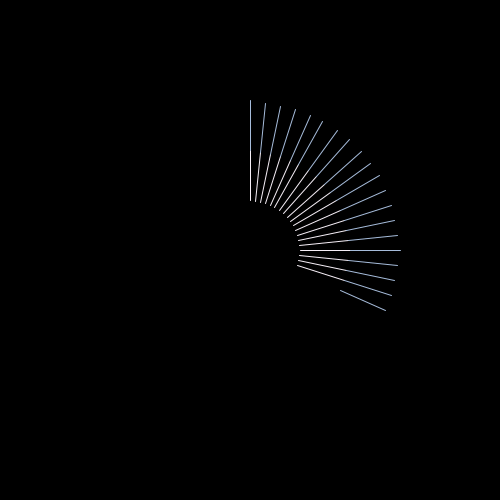
Frame 1 (no input)
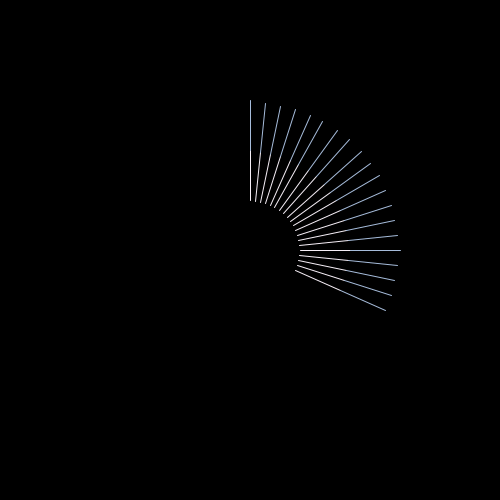
Frame 60 (the mouse pressed at the canvas centre just before this capture)
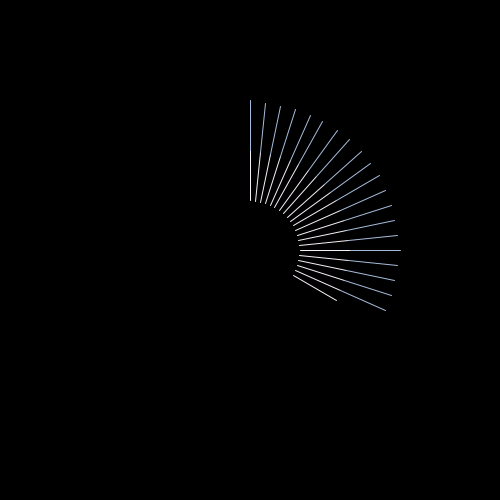
Frame 120 (the mouse held since frame 60 and released just before this capture)

The Processing sketch that drew these frames (run headless with seeded random() and noise(); from frame 60 on, the mouse is pressed at the canvas centre):

// Processing sketch: clock
// ── clock.pde
void setup() {
    size(500, 500);
}

void draw() {
    background(0);
    for (int i = 0; i < 60; i++) {
        int s = int(50 * sin(radians(6 * i - 90)));
        int c = int(50 * cos(radians(6 * i - 90)));
        int x1 = width / 2 + c, x2 = x1 + c, x3 = x2 + c;
        int y1 = height / 2 + s, y2 = y1 + s, y3 = y2 + s;
        if (i <= second()) {
            stroke(246, 239, 247);
            line(x1,  y1, x2,  y2);
        }
        if (i <= minute()) {
            stroke(166, 188, 219);
            line(x2, y2, x3, y3);
        }
    }
}
